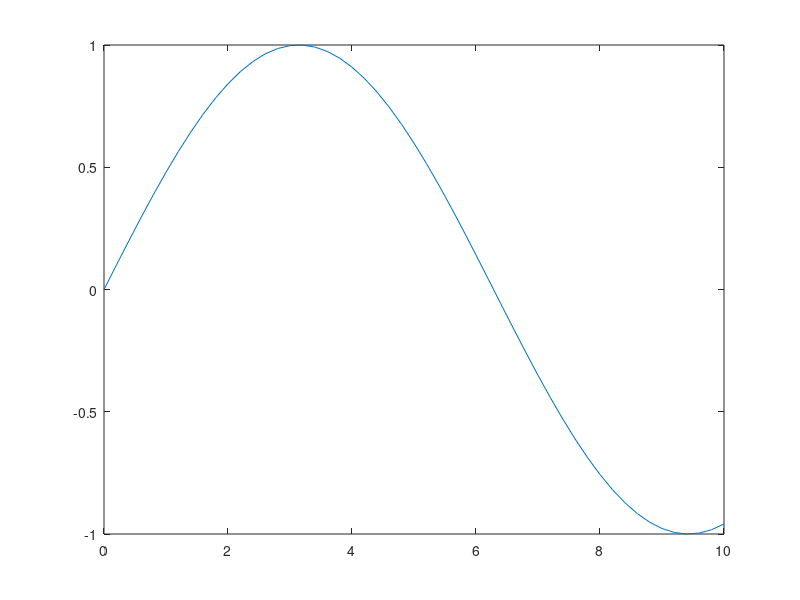
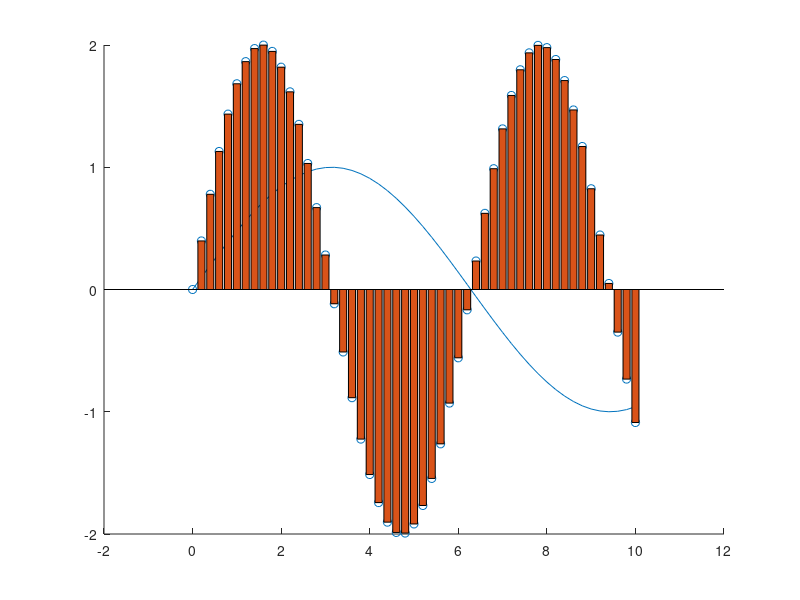

Write the MATLAB code that produced these figures, in order.
%x contains 50 different values between 0 and 10 
%% with a step size of 0.2 
x = 0:0.2:10;
%% y1 variable holds the sine of the variable x
y1 = sin(x);

y2 = sin(x/2)

y3 = 2 * sin(x)
%% finally, i will plot the values of variable x vs y1
plot(x,y1)

%%% now if we want to add another plot to the same figure
%%% we can do it using the reserved word
%%% hold on

hold on;

%% hold on tells matlab not to create another figure

%% now i want to plot x versus sin(x/2)
plot(x,y2)


%% how to tell matlab not to add more plots to the same figure
%% we use the reserved word
%% hold off

hold off;
plot(x,y2);

figure, plot(x,y2);

%% for example, i want to display line plot and scatter plot together

%% scatter plot is created using the built in function scatter
scatter(x,y3)
hold on;

plot(x,y2)
bar(x,y3)


%% hold on is very handy and lets you merge multiple plots onto the same figure 





